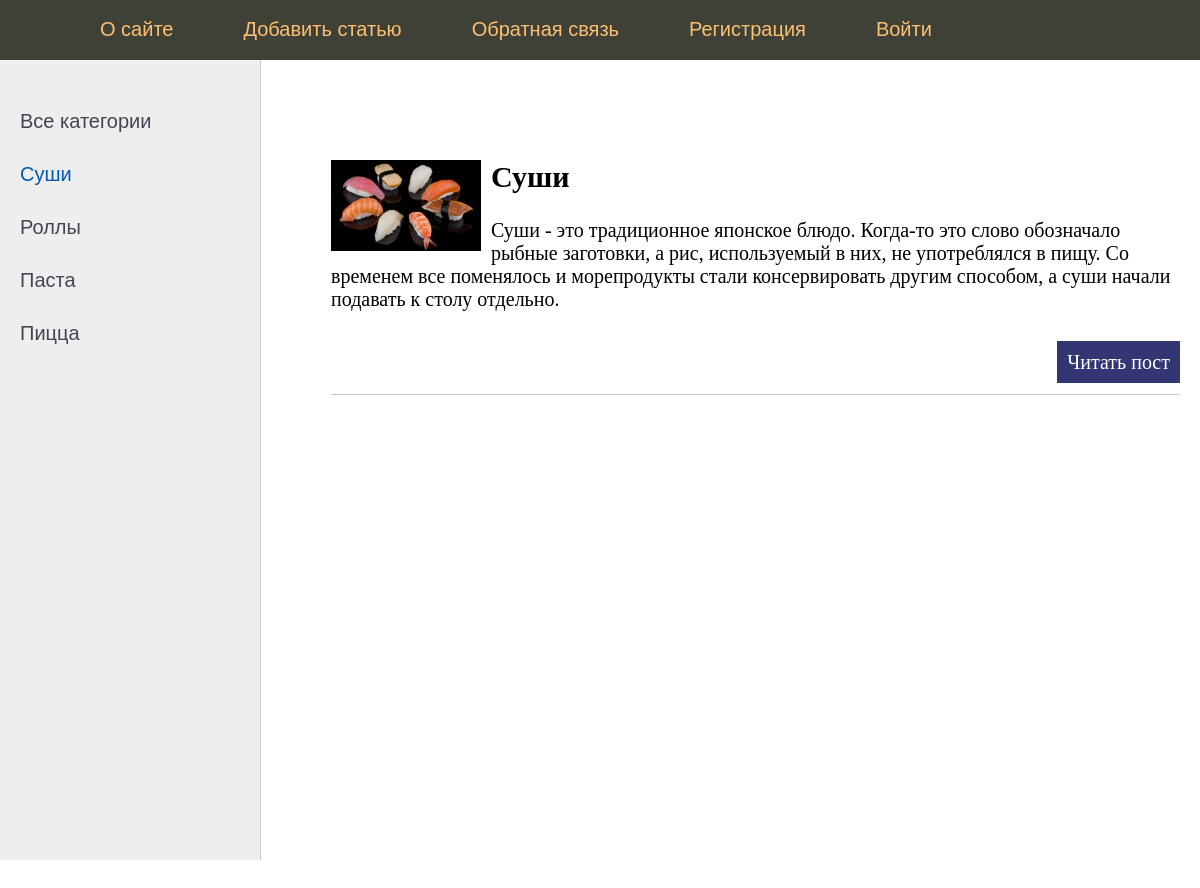
Page /category/1/ on the committed database.
### app/models.py (models this page shows, shortened)
class Category(models.Model):
    name = models.CharField(max_length=100, db_index=True)
    def get_absolute_url(self):
        return reverse('category', kwargs={'cat_id': self.pk})

class Bake(models.Model):
    title = models.CharField(max_length=255)
    content = models.TextField(blank=True)
    photo = models.ImageField(upload_to="photos/%Y/%m/%d/")
    time_create = models.DateTimeField(auto_now=True)
    time_update = models.DateTimeField(auto_now=True)
    is_published = models.BooleanField(default=True)
    cat = models.ForeignKey('Category', on_delete=models.PROTECT, null=True)

### app/views.py (the view)
# urls.py: path('category/<int:cat_id>/', show_category, name='category'),
def show_category(request, cat_id):
    post = Bake.objects.filter(cat_id=cat_id)
    cats = Category.objects.all()
    data = {
        'post': post,
        'cats': cats,
        'menu': menu,
        'title': 'Отображение по рубрикам',
        'cat_selected': cat_id,
    }
    return render(request, 'index.html', context=data)

### templates/index.html (shortened to what this page needs)
{% extends 'base.html' %}
{% block content %}
<ul class="list-articles">
    {% for p in post %}
    {% if p.photo %}
        <p><img class="img-article-left thumb" src="{{p.photo.url}}"></p>
    {% endif %}
     <li><h2>{{p.title}}</h2>
    {% autoescape on %}
    {{p.content|linebreaks|truncatewords:50}}
     {% endautoescape %}
            <p class="link-read-post"> <a href="{% url 'post' p.pk %}"> Читать пост</a> </p>
    </li>
    {% endfor %}
</ul>
{% endblock %}

### templates/base.html (shortened to what this page needs)
{% load static %}
<!DOCTYPE html>
<html>
<head>
	<link type="text/css" href="{% static 'css/styles.css' %}" rel="stylesheet" />
</head>
<body>
<table class="table-page" border=0 cellpadding="0" cellspacing="0">
<tr><td valign=top>
{% block mainmenu %}
		<div class="header">
			<ul id="mainmenu" class="mainmenu">
				<li class="logo"> <a href="{% url 'home' %}"><div class="logo"></div> </a></li>
{% for m in menu %}
			<li class="last"><a href="{% url m.url_name %}">{{m.title}}</a></li>
{% endfor %}
			</ul>
		</div>
{% endblock mainmenu %}
<table class="table-content" border=0 cellpadding="0" cellspacing="0">
<tr>
	<td valign="top" class="left-chapters">
	<ul id="leftchapters">
	{% if cat_selected == 0 %}
		<li class="selected">Все категории</li>
	{% else %}
		<li> <a href="{% url 'home' %}">Все категории</a></li>
	{% endif %}
{% for c in cats %}
		{% if c.pk == cat_selected %}
		<li class="selected">{{c.name}}</li>
		{% else %}
		<li><a href="{{c.get_absolute_url }}">{{c.name}}</a></li>
		{% endif %}
{% endfor %}
	</ul>
</td>
<td valign="top" class="content">
	<div class="content-text">
{% block content %}
{% endblock %}
	</div>
</body>
</html>

### static/css/styles.css (style rules this page uses)
html, body { font-family: 'Arial'; margin: 0; padding: 0; height: 100%; width: 100%; color: #444; }
a { color: #0062b2; text-decoration: none; }
img { max-width: 600px; height: auto; }
img.img-article-left { max-width: 300px; height: auto; float: left; padding: 0 10px 10px 0; }
img.img-article-left.thumb { max-width: 150px; height: auto; }
p.link-read-post { text-align: right; }
p.link-read-post a { padding: 10px; min-width: 100px; background: #333672; color: #fff; text-decoration: none; }
ul.list-articles { list-style: none; margin: 0; padding: 0; }
ul.list-articles li { border-bottom: 1px solid #ccc; }
.table-page { width: 100%; height: 100%; vertical-align: top; }
.table-page tr { height: 100%; }
.header { background: #3F4137; height: 60px; }
.logo { background: url('..images/logo.png') no-repeat 10px 5px; width: 70px; height: 60px; }
ul.mainmenu { list-style: none; margin: 0; padding: 0; height: 60px; color: #fdc073; font-size: 20px; overflow: hidden; }
ul.mainmenu li { float: left; margin: 18px 40px 0 30px; }
ul.mainmenu li.logo { margin: 0; }
ul.mainmenu li.last { float: left; }
ul.mainmenu li a { color: #fdc073; text-decoration: none; }
.table-content { width: 100%; min-height: 100%; height: 100%; }
.left-chapters { margin: 0; background: #eee; border-right: 1px solid #ccc; min-height: 100%; }
.left-chapters ul { width: 230px; min-height: 100%; margin: 0; padding: 20px 10px 10px 20px; list-style: none; font-size: 20px; }
.left-chapters ul li { margin: 30px 0 0 0; color: #999; }
.left-chapters ul li.selected { color: #0059b2; }
.left-chapters ul li a { color: #445; text-decoration: none; }
.content { padding: 40px 20px 20px 40px; width: 100%; box-sizing: border-box; }
.content-text { margin: 60px 0 0 30px; color: #000; font-size: 20px; font-family: Yandex Sans Display Light; }

### rows in the picture
Category: name "Суши"
Category: name "Роллы"
Category: name "Паста"
Category: name "Пицца"
Bake: photo (picture), title "Суши", content "Суши - это традиционное японское блюдо. Когда-то это слово обозначало рыбные заготовки, а рис, используемый в них, не употреблялся в пищу. Со временем все поменялось и морепродукты стали консервировать другим способом, а суши начали подавать к столу отдельно."

### other values in the picture
{{ m.title }} "О сайте" "Добавить статью" "Обратная связь" "Регистрация" "Войти"
